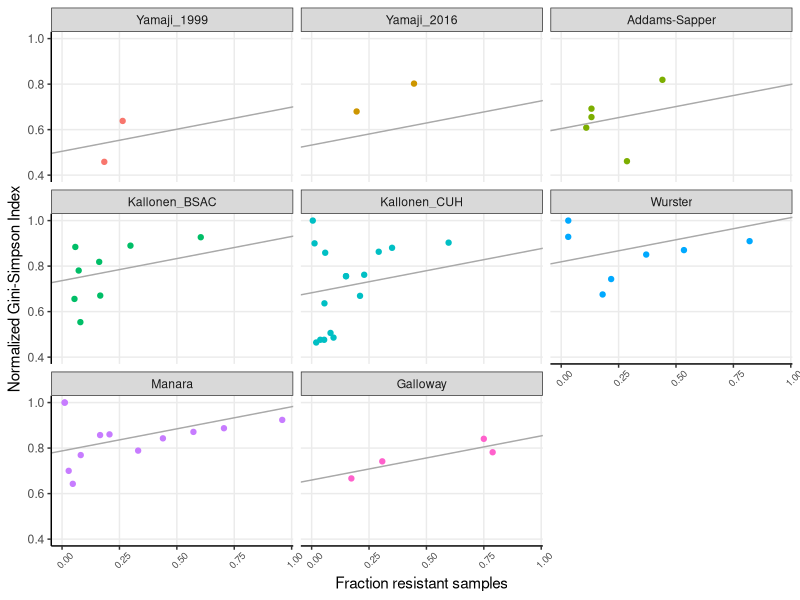

Write the R code that produced this figure.
##With this R script, I will normalize Gini Simpson Index by dividing by the theoretical max value of GSI 
##Use LM to see effect of fraction resistant 
##Aug 2022
##

#############################################################################

library(ggplot2)

setwd("~/Documents/GitHub/Antibiotic_Resistance_Data_Analysis")
Data<-read.csv("Output/DivIndices.csv")
Data$Dataset<-factor(Data$Dataset, levels = 
                       c("Yamaji_1999", "Yamaji_2016", "Addams-Sapper", "Kallonen_BSAC", "Kallonen_CUH", "Wurster" , "Manara", "Galloway" ))


#I need to add "FracRes"       "TheorMaxGSI"    "GSINormalizedR"
Data$FracRes <- Data$NumRes/(Data$NumRes+Data$NumSus)
Data$TheorMaxGSI <--1 #placeholder, filled up below. 
for (j in 1:nrow(Data)){
  n = Data$NumRes[j]
  Data$TheorMaxGSI[j]<-1-sum(rep(1/n,n)^2)
} #calculating max SI value
Data$GSINormalizedR<-Data$GSIvalueR/Data$TheorMaxGSI

modlm<-lm(GSINormalizedR ~ FracRes + Dataset,  data = Data) 
summary(modlm) 

sink(file = "Output/Figure3_lm_output_GSINormalizedR.txt")
summary(modlm)
sink(file = NULL)

#Make a dataframe with the coefficients from the lm model
dummy2 <- data.frame(Dataset = levels(Data$Dataset), Z = c(0,modlm$coefficients[3:9]))
dummy2$Dataset <- factor(dummy2$Dataset)

png("Output/Figure3_GSINormalized_values_Res.png",  width=150, height=150, units = "mm", res = 300)
g <- ggplot(Data, 
            aes(x = FracRes, y = GSIvalueR/TheorMaxGSI, color = Dataset)) #Drug should be DrugClass here
g<- g + 
  #labs(title = "Normalized Normalized Gini-Simpson Index vs Fraction Resistant Samples")+
  xlab("Fraction resistant samples") + ylab("Normalized Gini-Simpson Index")+
  ylim(0.4,1)+
  geom_point()+
  facet_wrap(~Dataset)+
  theme_bw() + 
  theme(panel.border = element_blank(),
        text = element_text(size=11),
        #panel.grid.major = element_blank(),
        axis.text.x = element_text(angle = 45, hjust = 0.3, vjust=0.5, size = 7),
        panel.grid.minor = element_blank(),
        axis.line = element_line(colour = "black"))
g <- g +   theme(legend.position="none")

g +  geom_abline(data = dummy2, aes(intercept = Z + modlm$coefficients[1], slope = modlm$coefficients[2]), color= "darkgrey")

dev.off()

write.csv(x = Data, file = "Output/DataNormelizedGSI.csv")


